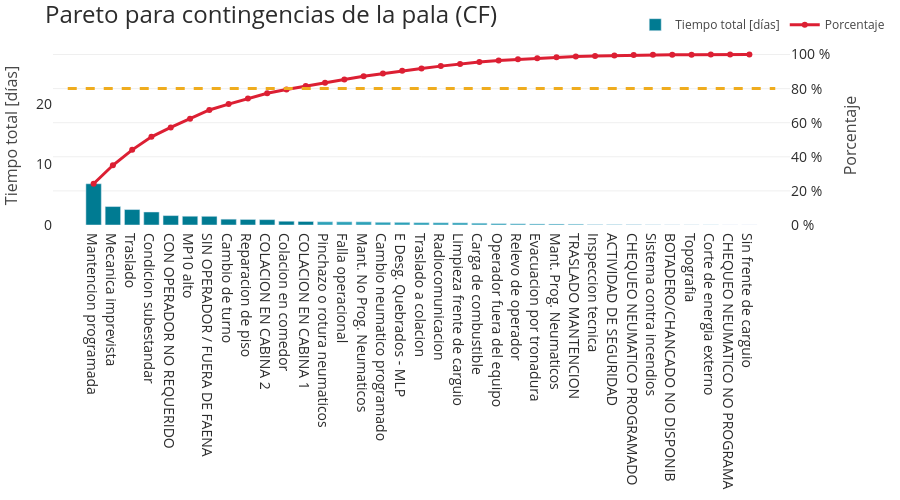

Write notebook code for a chart like this one.
### Code cell
# equipment_code can be: 'CF', 'BH' or 'PA'
equipment_code = 'CF'
df_pareto_pa = df_contingency[df_contingency['status_name'] != 'Efectivo'][df_contingency['equipment_id'].str.startswith(equipment_code)].\
              groupby(by='activity')['duration'].\
              sum().reset_index().sort_values(by='duration', ascending=False)
df_pareto_pa['duration'] = df_pareto_pa['duration'] / (60 * 60 * 24)
fig = plot_pareto(df_pareto_pa, 'activity', 'duration', title=f'Pareto para contingencias de la pala ({equipment_code})', ylabel='Tiempo total [días]')
fig.show()

### Figure 1 — Plotly figure (JSON) as saved in the notebook; plotly's stock layout.template omitted (floating-point values rounded to 4 significant figures)
{"data": [{"marker": {"color": ["#007B92", "#007B92", "#007B92", "#007B92", "#007B92", "#007B92", "#007B92", "#007B92", "#007B92", "#007B92", "#007B92", "#007B92", "#2CA1B7", "#2CA1B7", "#2CA1B7", "#2CA1B7", "#2CA1B7", "#2CA1B7", "#2CA1B7", "#2CA1B7", "#2CA1B7", "#2CA1B7", "#2CA1B7", "#2CA1B7", "#2CA1B7", "#2CA1B7", "#2CA1B7", "#2CA1B7", "#2CA1B7", "#2CA1B7", "#2CA1B7", "#2CA1B7", "#2CA1B7", "#2CA1B7", "#2CA1B7"]}, "name": "Tiempo total [días]", "type": "bar", "x": ["Mantencion programada", "Mecanica imprevista", "Traslado", "Condicion subestandar", "CON OPERADOR NO REQUERIDO", "MP10 alto", "SIN OPERADOR / FUERA DE FAENA", "Cambio de turno", "Reparacion de piso", "COLACION EN CABINA 2", "Colacion en comedor", "COLACION EN CABINA 1", "Pinchazo o rotura neumaticos", "Falla operacional", "Mant. No Prog. Neumaticos", "Cambio neumatico programado", "E Desg. Quebrados - MLP", "Traslado a colacion", "Radiocomunicacion", "Limpieza frente de carguio", "Carga de combustible", "Operador fuera del equipo", "Relevo de operador", "Evacuacion por tronadura", "Mant. Prog. Neumaticos", "TRASLADO MANTENCION", "Inspeccion tecnica", "ACTIVIDAD DE SEGURIDAD", "CHEQUEO NEUMATICO PROGRAMADO", "Sistema contra incendios", "BOTADERO/CHANCADO NO DISPONIB", "Topografia", "Corte de energia externo", "CHEQUEO NEUMATICO NO PROGRAMA", "Sin frente de carguio"], "y": [6.812, 3.047, 2.552, 2.148, 1.554, 1.448, 1.437, 0.9624, 0.9174, 0.8851, 0.6218, 0.5826, 0.5392, 0.5341, 0.5329, 0.4517, 0.443, 0.3891, 0.3772, 0.3614, 0.3045, 0.2474, 0.2039, 0.177, 0.1687, 0.1443, 0.08185, 0.07023, 0.06826, 0.03118, 0.01744, 0.01612, 0.01547, 0.004201, 0.003576]}, {"line": {"color": "#DC1F33", "width": 3}, "mode": "lines+markers", "name": "Porcentaje", "type": "scatter", "x": ["Mantencion programada", "Mecanica imprevista", "Traslado", "Condicion subestandar", "CON OPERADOR NO REQUERIDO", "MP10 alto", "SIN OPERADOR / FUERA DE FAENA", "Cambio de turno", "Reparacion de piso", "COLACION EN CABINA 2", "Colacion en comedor", "COLACION EN CABINA 1", "Pinchazo o rotura neumaticos", "Falla operacional", "Mant. No Prog. Neumaticos", "Cambio neumatico programado", "E Desg. Quebrados - MLP", "Traslado a colacion", "Radiocomunicacion", "Limpieza frente de carguio", "Carga de combustible", "Operador fuera del equipo", "Relevo de operador", "Evacuacion por tronadura", "Mant. Prog. Neumaticos", "TRASLADO MANTENCION", "Inspeccion tecnica", "ACTIVIDAD DE SEGURIDAD", "CHEQUEO NEUMATICO PROGRAMADO", "Sistema contra incendios", "BOTADERO/CHANCADO NO DISPONIB", "Topografia", "Corte de energia externo", "CHEQUEO NEUMATICO NO PROGRAMA", "Sin frente de carguio"], "y": [24.2, 35.02, 44.09, 51.72, 57.24, 62.38, 67.49, 70.91, 74.17, 77.31, 79.52, 81.59, 83.5, 85.4, 87.29, 88.9, 90.47, 91.86, 93.2, 94.48, 95.56, 96.44, 97.16, 97.79, 98.39, 98.9, 99.2, 99.44, 99.69, 99.8, 99.86, 99.92, 99.97, 99.99, 100.0], "yaxis": "y2"}], "layout": {"font": {"color": "rgb(44, 44, 44)", "size": 14}, "height": 500, "legend": {"font": {"color": "rgb(70, 70, 70)", "size": 12}, "orientation": "h", "x": 0.79, "y": 1.2}, "margin": {"b": 20, "l": 50, "r": 50, "t": 10}, "plot_bgcolor": "rgb(255, 255, 255)", "shapes": [{"line": {"color": "#EFAC1E", "dash": "dash", "width": 3}, "type": "line", "x0": 0.02, "x1": 0.98, "xref": "paper", "y0": 80, "y1": 80, "yref": "y2"}], "title": {"font": {"size": 24}, "text": "Pareto para contingencias de la pala (CF)"}, "yaxis": {"range": [0, 29.56], "title": {"font": {"color": "rgb(70, 70, 70)", "size": 16}, "text": "Tiempo total [días]"}}, "yaxis2": {"gridcolor": "#DFDFDF", "gridwidth": 0.5, "overlaying": "y", "range": [0, 105], "showgrid": true, "side": "right", "ticksuffix": " %", "title": {"font": {"color": "rgb(70, 70, 70)", "size": 16}, "text": "Porcentaje"}}}}
